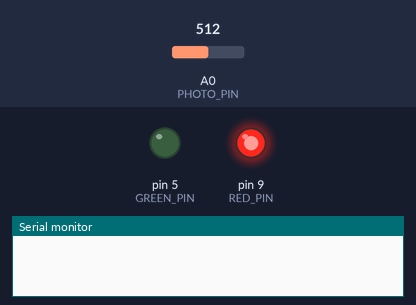
Simulated run of this sketch. Board: Arduino Uno, built with avr-gcc and run on an emulated ATmega328P. Shown: output pins drawn as LEDs (lit = HIGH), the last lines printed to the serial monitor. The inputs (shaded band) are chosen by the test bench; at power-on: A0 (PHOTO_PIN) = 512.

Above: at 1.2 s.
1.3 s: A0 (PHOTO_PIN) set to 521
At 2.5 s:
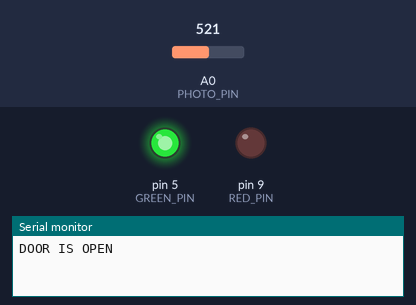
2.8 s: A0 (PHOTO_PIN) set to 511
At 5.55 s:
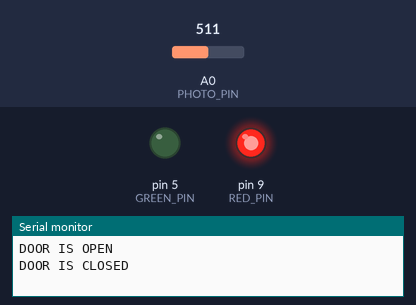
5.8 s: A0 (PHOTO_PIN) set to 716
At 7.0 s:
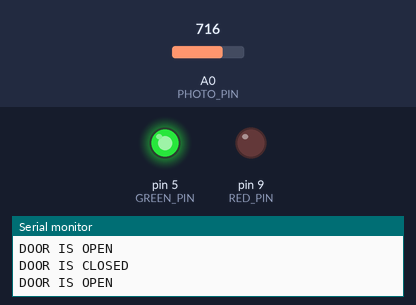
7.3 s: A0 (PHOTO_PIN) set to 502
At 10.3 s:
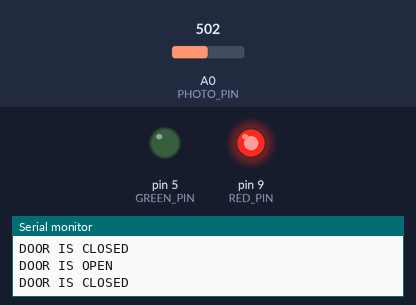
Timing chart, 0 to 11.3 s (numbered marks = the images above; inputs shaded):
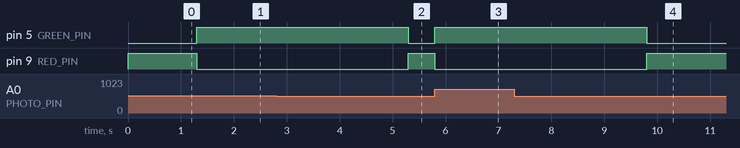

Measured:
- the behaviour switches between 512 and 513 on A0 (PHOTO_PIN) (found by bisection; images 0 and 1)
- after the input at 1.3 s, pin 5 (GREEN_PIN): LOW → HIGH at once; pin 9 (RED_PIN): HIGH → LOW at once
- after the input at 2.8 s, pin 5 (GREEN_PIN): HIGH → LOW after 2.5 s; pin 9 (RED_PIN): LOW → HIGH after 2.5 s
- after the input at 5.8 s, pin 5 (GREEN_PIN): LOW → HIGH at once; pin 9 (RED_PIN): HIGH → LOW at once
- after the input at 7.3 s, pin 5 (GREEN_PIN): HIGH → LOW after 2.5 s; pin 9 (RED_PIN): LOW → HIGH after 2.5 s

The sketch:

sketch.ino
```cpp
#define GREEN_PIN 5
#define RED_PIN 9
#define PHOTO_PIN A0

const unsigned long OpenDuration = 4000;  // время прохода человека
bool DoorOpen = false;

void setup() {
  pinMode(GREEN_PIN, OUTPUT);
  pinMode(RED_PIN, OUTPUT);

  digitalWrite(GREEN_PIN, LOW);
  digitalWrite(RED_PIN, HIGH);
  Serial.begin(115200);  // запустить связь на скорости 115200 бод
}

void loop() {
  int photo_value = analogRead(PHOTO_PIN);  // считываем данные с фоторезистора
  if ((!DoorOpen) && photo_value > 512) {   // дверь закрыта и человек стоит
    digitalWrite(RED_PIN, LOW);
    digitalWrite(GREEN_PIN, HIGH);
    DoorOpen = true;
    Serial.println("DOOR IS OPEN");
    delay(OpenDuration);
    photo_value = analogRead(PHOTO_PIN);  // после ожидания проверяем ушёл ли человек
    if (photo_value > 512) {
      Serial.println("DOOR IS STILL OPEN");
    } else {
      digitalWrite(GREEN_PIN, LOW);
      digitalWrite(RED_PIN, HIGH);
      DoorOpen = false;
      Serial.println("DOOR IS CLOSED");
    }
  }
  if (DoorOpen && photo_value <= 512) {  // дверь открылась на прошлом шаге, но человек ушёл только сейчас
    digitalWrite(GREEN_PIN, LOW);
    digitalWrite(RED_PIN, HIGH);
    DoorOpen = false;
    Serial.println("DOOR IS CLOSED");
  }
}
```
